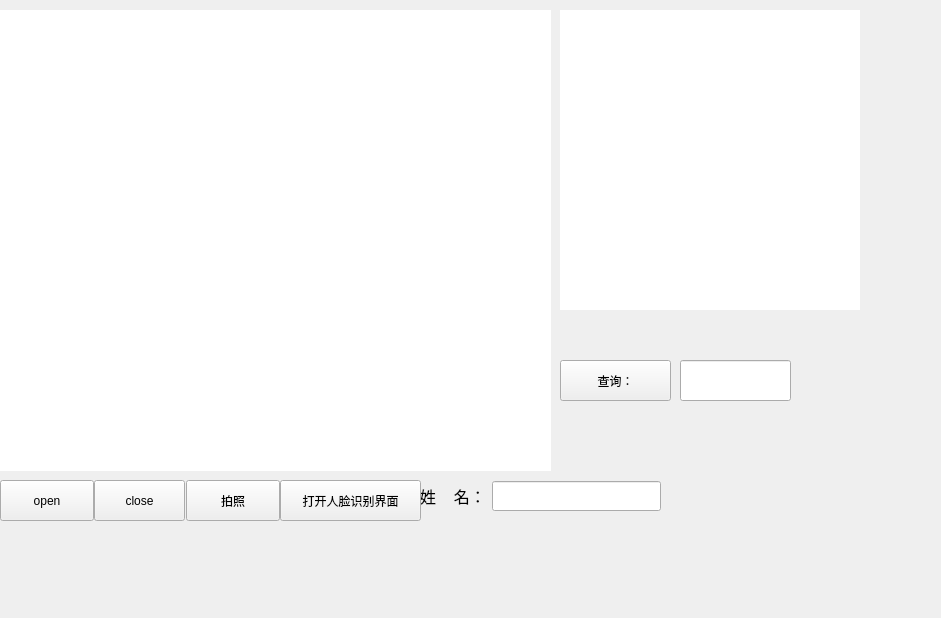
<?xml version="1.0" encoding="UTF-8"?>
<ui version="4.0">
 <class>MainWindow</class>
 <widget class="QMainWindow" name="MainWindow">
  <property name="geometry">
   <rect>
    <x>0</x>
    <y>0</y>
    <width>941</width>
    <height>618</height>
   </rect>
  </property>
  <property name="windowTitle">
   <string>MainWindow</string>
  </property>
  <widget class="QWidget" name="centralwidget">
   <widget class="QLabel" name="label_video">
    <property name="geometry">
     <rect>
      <x>0</x>
      <y>10</y>
      <width>551</width>
      <height>461</height>
     </rect>
    </property>
    <property name="styleSheet">
     <string notr="true">background-color: rgb(255, 255, 255);</string>
    </property>
    <property name="text">
     <string/>
    </property>
   </widget>
   <widget class="QPushButton" name="open">
    <property name="geometry">
     <rect>
      <x>0</x>
      <y>480</y>
      <width>94</width>
      <height>41</height>
     </rect>
    </property>
    <property name="text">
     <string>open</string>
    </property>
   </widget>
   <widget class="QPushButton" name="close">
    <property name="geometry">
     <rect>
      <x>94</x>
      <y>480</y>
      <width>91</width>
      <height>41</height>
     </rect>
    </property>
    <property name="text">
     <string>close</string>
    </property>
   </widget>
   <widget class="QPushButton" name="captureFace">
    <property name="geometry">
     <rect>
      <x>186</x>
      <y>480</y>
      <width>94</width>
      <height>41</height>
     </rect>
    </property>
    <property name="text">
     <string>拍照</string>
    </property>
   </widget>
   <widget class="QLabel" name="label">
    <property name="geometry">
     <rect>
      <x>560</x>
      <y>10</y>
      <width>300</width>
      <height>300</height>
     </rect>
    </property>
    <property name="styleSheet">
     <string notr="true">background-color: rgb(255, 255, 255);</string>
    </property>
    <property name="text">
     <string/>
    </property>
   </widget>
   <widget class="QWidget" name="layoutWidget">
    <property name="geometry">
     <rect>
      <x>420</x>
      <y>480</y>
      <width>241</width>
      <height>32</height>
     </rect>
    </property>
    <layout class="QHBoxLayout" name="horizontalLayout_2">
     <item>
      <widget class="QLabel" name="label_2">
       <property name="minimumSize">
        <size>
         <width>0</width>
         <height>30</height>
        </size>
       </property>
       <property name="font">
        <font>
         <pointsize>12</pointsize>
        </font>
       </property>
       <property name="text">
        <string>姓    名：</string>
       </property>
      </widget>
     </item>
     <item>
      <widget class="QLineEdit" name="lineEdit_name">
       <property name="minimumSize">
        <size>
         <width>0</width>
         <height>30</height>
        </size>
       </property>
       <property name="font">
        <font>
         <pointsize>12</pointsize>
        </font>
       </property>
       <property name="text">
        <string/>
       </property>
       <property name="frame">
        <bool>true</bool>
       </property>
      </widget>
     </item>
    </layout>
   </widget>
   <widget class="QPushButton" name="searchPeople">
    <property name="geometry">
     <rect>
      <x>560</x>
      <y>360</y>
      <width>111</width>
      <height>41</height>
     </rect>
    </property>
    <property name="text">
     <string>查询：</string>
    </property>
   </widget>
   <widget class="QLineEdit" name="p_name">
    <property name="geometry">
     <rect>
      <x>680</x>
      <y>360</y>
      <width>111</width>
      <height>41</height>
     </rect>
    </property>
   </widget>
   <widget class="QPushButton" name="identify">
    <property name="geometry">
     <rect>
      <x>280</x>
      <y>480</y>
      <width>141</width>
      <height>41</height>
     </rect>
    </property>
    <property name="text">
     <string>打开人脸识别界面</string>
    </property>
   </widget>
  </widget>
 </widget>
 <resources/>
 <connections/>
</ui>
